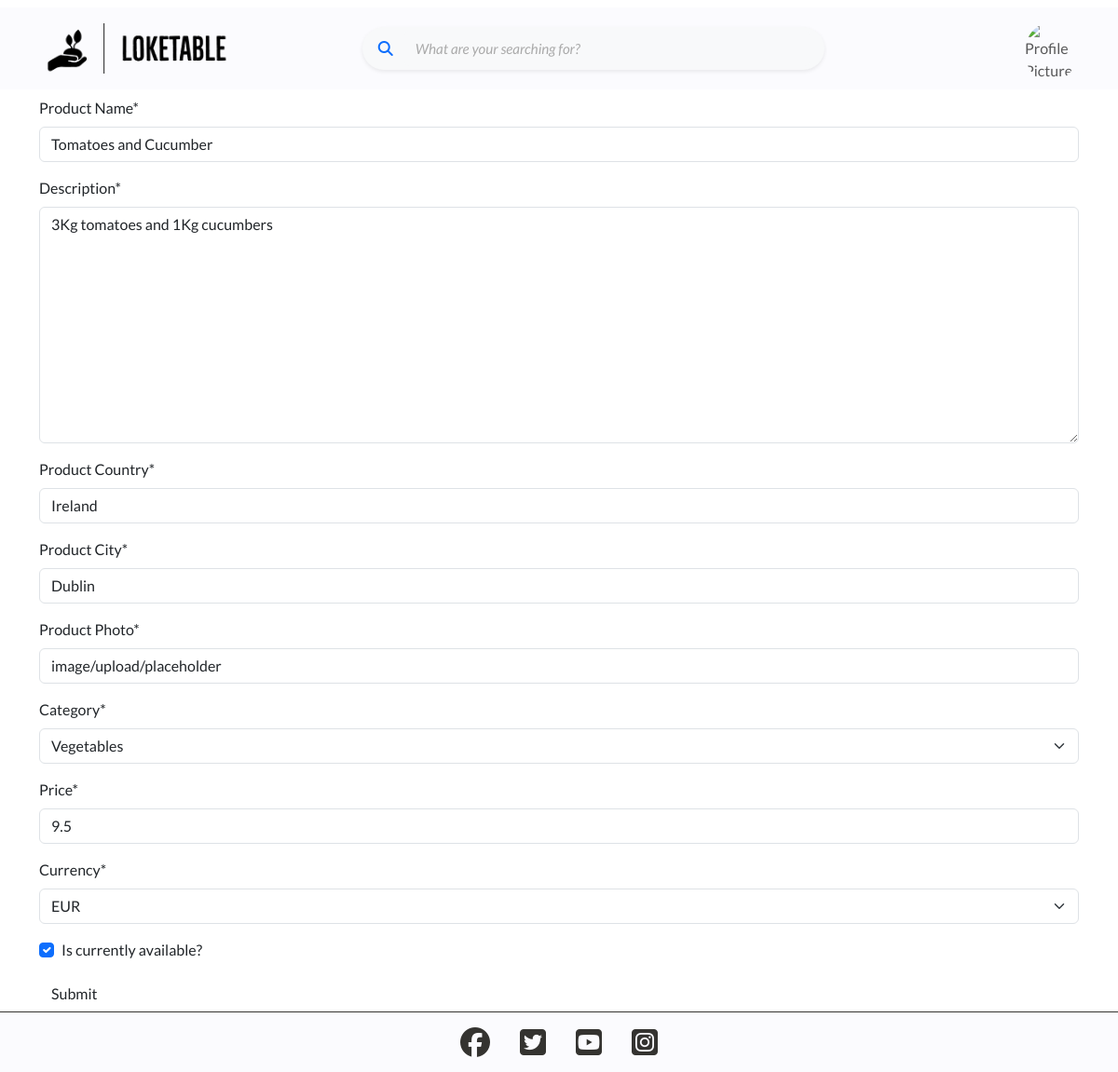
Page /products/edit/tomatoes-and-cucumber/16/ (signed in) on the earlier database version.
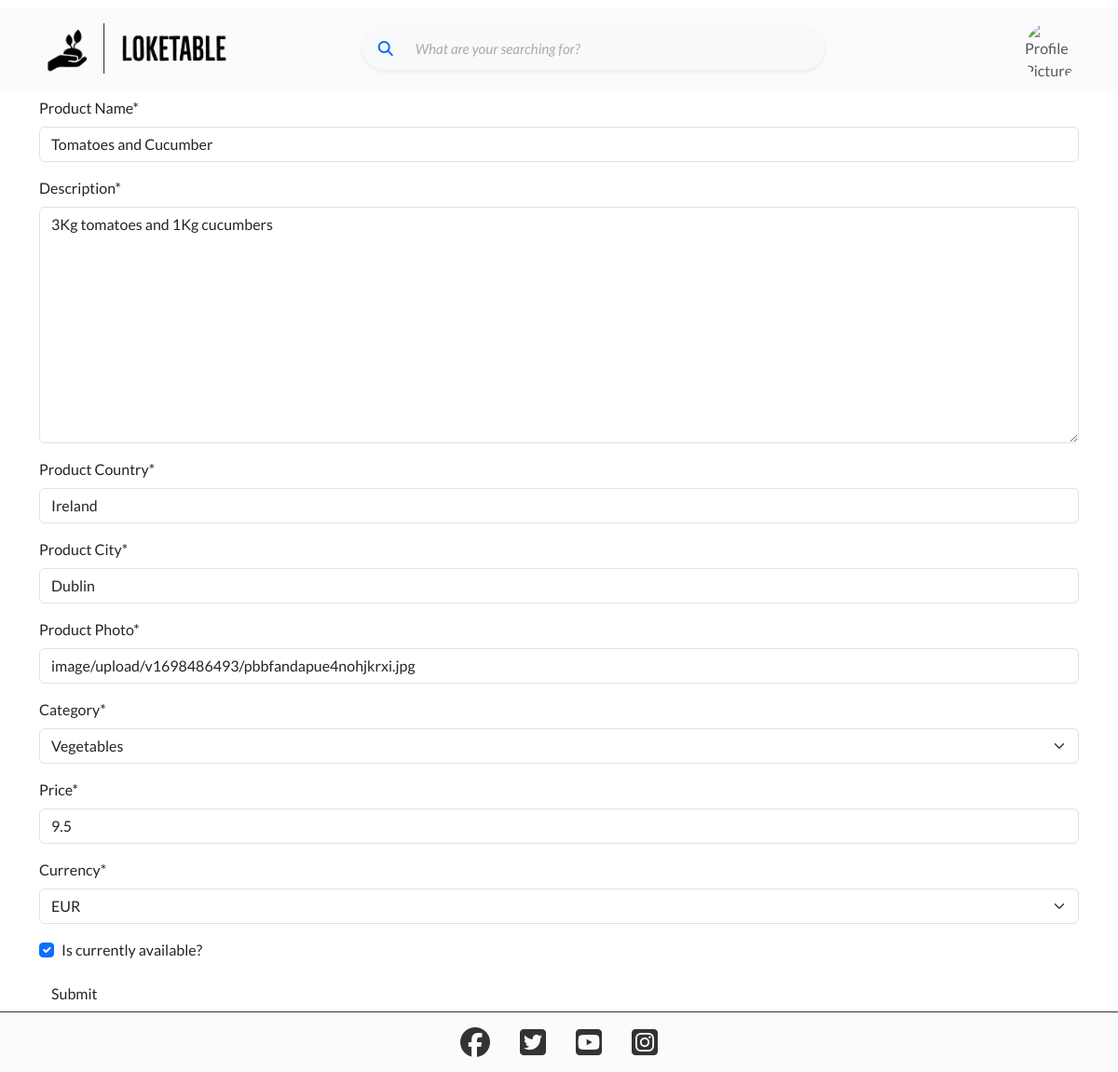
Same page on the later database version.
### products/models.py (models this page shows, shortened)
class Product(models.Model):
    user = models.ForeignKey(
        User,
        on_delete=models.CASCADE,
        related_name="producer"
        )
    title = models.CharField(max_length=30, null=False, blank=False)
    description = models.TextField(max_length=1000, null=False, blank=False)
    country = models.CharField(max_length=30)
    city = models.CharField(max_length=30)
    created_date = models.DateTimeField(auto_now_add=True)
    updated_date = models.DateTimeField(auto_now=True)
    image = CloudinaryField('image', default='placeholder')
    category = models.CharField(
        max_length=50,
        choices=CATEGORIES,
        default="other"
        )
    price = models.FloatField()
    currency = models.CharField(
        max_length=10,
        choices=CURRENCIES,
        default="eur"
        )
    available = models.BooleanField()
    slug = models.SlugField(max_length=200)
    favorited_by = models.ManyToManyField(User, related_name='favorites')
    class Meta:
        ordering = ['-updated_date']

### products/views.py (the view, shortened to what this page needs)
class EditProduct(LoginRequiredMixin, UserPassesTestMixin, generic.UpdateView):
    template_name = 'products/add_product.html'
    form_class = ProductForm
    model = Product
    def test_func(self):
        return self.request.user == self.get_object().user

### products/forms.py
class ProductForm(forms.ModelForm):
    class Meta:
        model = Product
        fields = [
            'title',
            'description',
            'country',
            'city',
            'image',
            'category',
            'price',
            'currency',
            'available'
        ]
        labels = {
            'title': 'Product Name',
            'description': 'Description',
            'country': 'Product Country',
            'city': 'Product City',
            'image': 'Product Photo',
            'category': 'Category',
            'price': 'Price',
            'currency': 'Currency',
            'available': 'Is currently available?'
        }

### products/templates/products/add_product.html (shortened to what this page needs)
{% extends 'base.html' %}
{% block content %}
    <div class="container">
        <form method="POST" enctype="multipart/form-data">
            {{ form | crispy }}
            <input type="submit" value="Submit" class="btn">
        </form>
    </div>
{% endblock %}

Differences in the rows shown:
changed Product "Tomatoes and Cucumber": image "image/upload/placeholder" → "image/upload/v1698486493/pbbfandapue4nohjkrxi.jpg"
